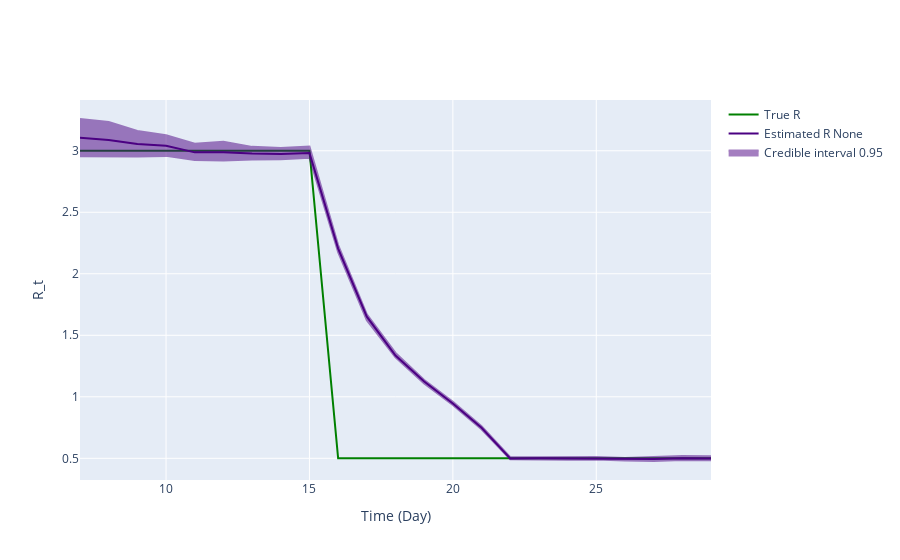

Write notebook code for a chart like this one.
### Markdown cell above
## Inference plot using class method results

### Code cell
fig = ReproductionNumberPlot()

fig.add_ground_truth_rt(ground_truth)
fig.add_interval_rt(new_intervals)

fig.update_labels(time_label='Time (Day)', r_label='R_t')

fig.show_figure()

### Figure 1 — Plotly figure (JSON) as saved in the notebook; plotly's stock layout.template omitted (floating-point values rounded to 4 significant figures)
{"data": [{"line": {"color": "green"}, "mode": "lines", "name": "True R", "type": "scatter", "x": [7, 8, 9, 10, 11, 12, 13, 14, 15, 16, 17, 18, 19, 20, 21, 22, 23, 24, 25, 26, 27, 28, 29], "y": [3, 3, 3, 3, 3, 3, 3, 3, 3, 0.5, 0.5, 0.5, 0.5, 0.5, 0.5, 0.5, 0.5, 0.5, 0.5, 0.5, 0.5, 0.5, 0.5]}, {"line": {"color": "indigo"}, "mode": "lines", "name": "Estimated R None", "type": "scatter", "x": [7, 8, 9, 10, 11, 12, 13, 14, 15, 16, 17, 18, 19, 20, 21, 22, 23, 24, 25, 26, 27, 28, 29], "y": [3.106, 3.087, 3.055, 3.04, 2.987, 2.988, 2.978, 2.974, 2.982, 2.205, 1.652, 1.336, 1.125, 0.9461, 0.7482, 0.4993, 0.5002, 0.4987, 0.5001, 0.4936, 0.4944, 0.5015, 0.4992]}, {"fill": "toself", "fillcolor": "indigo", "line": {"color": "indigo"}, "mode": "lines", "name": "Credible interval 0.95", "opacity": 0.5, "showlegend": true, "type": "scatter", "x": [7, 8, 9, 10, 11, 12, 13, 14, 15, 16, 17, 18, 19, 20, 21, 22, 23, 24, 25, 26, 27, 28, 29, 29, 28, 27, 26, 25, 24, 23, 22, 21, 20, 19, 18, 17, 16, 15, 14, 13, 12, 11, 10, 9, 8, 7], "y": [3.258, 3.235, 3.16, 3.126, 3.057, 3.074, 3.032, 3.023, 3.035, 2.233, 1.67, 1.357, 1.137, 0.9592, 0.7604, 0.5102, 0.508, 0.5086, 0.5114, 0.503, 0.5083, 0.5193, 0.5172, 0.4851, 0.4866, 0.4782, 0.4821, 0.4912, 0.488, 0.489, 0.4917, 0.7358, 0.9328, 1.109, 1.321, 1.623, 2.177, 2.943, 2.931, 2.929, 2.922, 2.925, 2.958, 2.954, 2.952, 2.955]}], "layout": {"hovermode": "x unified", "xaxis": {"title": {"text": "Time (Day)"}}, "yaxis": {"title": {"text": "R_t"}}}}
